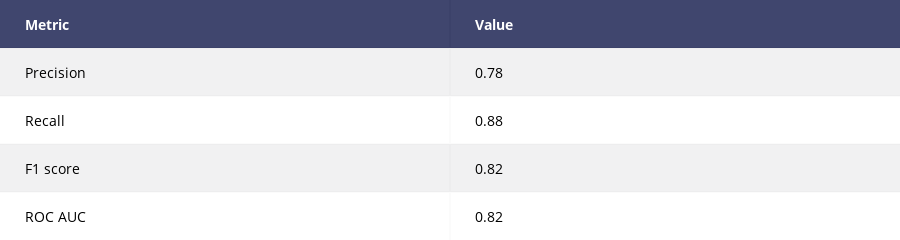

Write notebook code for a chart like this one.
### Code cell
table = table_classification_report(y_true=y_test, y_pred=y_pred)

py.iplot(table, filename='fatigue/clf_report')

### Figure 1 — Plotly figure (JSON) as saved in the notebook; plotly's stock layout.template omitted (floating-point values rounded to 4 significant figures)
{"data": [{"colorscale": [[0, "#00083e"], [0.5, "#ededee"], [1, "#ffffff"]], "hoverinfo": "none", "opacity": 0.75, "showscale": false, "type": "heatmap", "z": [[0, 0], [0.5, 0.5], [1, 1], [0.5, 0.5], [1, 1]]}], "layout": {"annotations": [{"align": "left", "font": {"color": "#ffffff"}, "showarrow": false, "text": "<b>Metric</b>", "x": -0.45, "xanchor": "left", "xref": "x1", "y": 0, "yref": "y1"}, {"align": "left", "font": {"color": "#ffffff"}, "showarrow": false, "text": "<b>Value</b>", "x": 0.55, "xanchor": "left", "xref": "x1", "y": 0, "yref": "y1"}, {"align": "left", "font": {"color": "#000000"}, "showarrow": false, "text": "Precision", "x": -0.45, "xanchor": "left", "xref": "x1", "y": 1, "yref": "y1"}, {"align": "left", "font": {"color": "#000000"}, "showarrow": false, "text": "0.78", "x": 0.55, "xanchor": "left", "xref": "x1", "y": 1, "yref": "y1"}, {"align": "left", "font": {"color": "#000000"}, "showarrow": false, "text": "Recall", "x": -0.45, "xanchor": "left", "xref": "x1", "y": 2, "yref": "y1"}, {"align": "left", "font": {"color": "#000000"}, "showarrow": false, "text": "0.88", "x": 0.55, "xanchor": "left", "xref": "x1", "y": 2, "yref": "y1"}, {"align": "left", "font": {"color": "#000000"}, "showarrow": false, "text": "F1 score", "x": -0.45, "xanchor": "left", "xref": "x1", "y": 3, "yref": "y1"}, {"align": "left", "font": {"color": "#000000"}, "showarrow": false, "text": "0.82", "x": 0.55, "xanchor": "left", "xref": "x1", "y": 3, "yref": "y1"}, {"align": "left", "font": {"color": "#000000"}, "showarrow": false, "text": "ROC AUC", "x": -0.45, "xanchor": "left", "xref": "x1", "y": 4, "yref": "y1"}, {"align": "left", "font": {"color": "#000000"}, "showarrow": false, "text": "0.82", "x": 0.55, "xanchor": "left", "xref": "x1", "y": 4, "yref": "y1"}], "font": {"size": 14}, "height": 200, "margin": {"b": 0, "l": 0, "r": 0, "t": 0}, "xaxis": {"dtick": 1, "gridwidth": 2, "showticklabels": false, "tick0": -0.5, "ticks": "", "zeroline": false}, "yaxis": {"autorange": "reversed", "dtick": 1, "gridwidth": 2, "showticklabels": false, "tick0": 0.5, "ticks": "", "zeroline": false}}}
